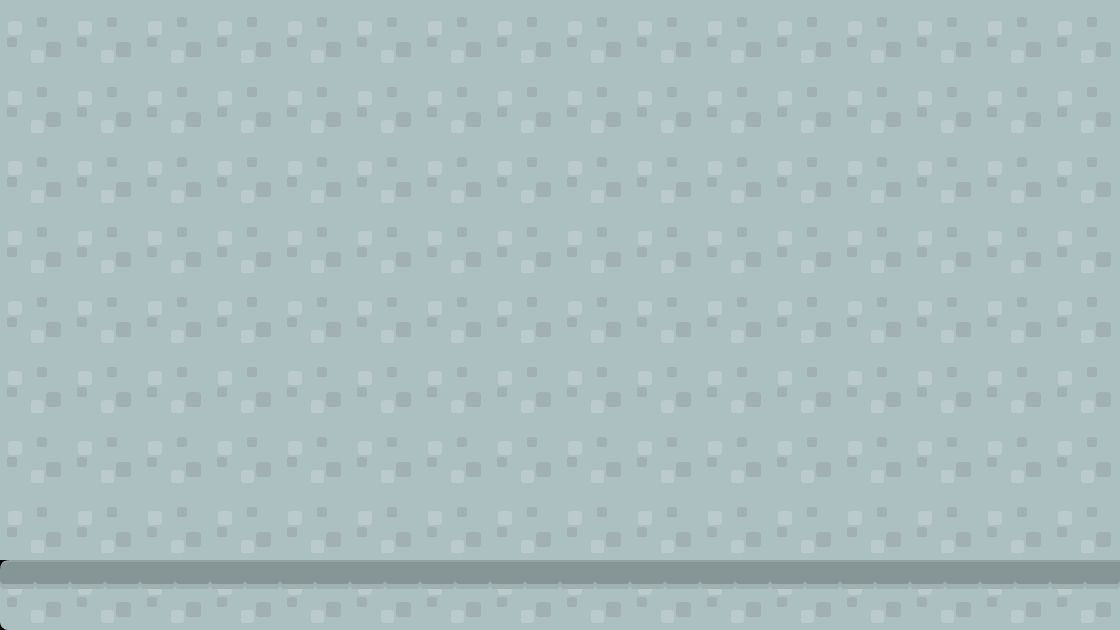

This is a level from a 2D game, rendered from its Tiled map with the project's own tilesets. A one-line summary and the map file follow, with tile-layer data summarised:
An orthogonal 16x9 tile map with 70x70 px tiles, 2 tile layers (background, collisions), 2 tilesets.

<map version="1.0" orientation="orthogonal" renderorder="right-down" width="16" height="9" tilewidth="70" tileheight="70">
 <tileset firstgid="1" name="background-tiles" tilewidth="70" tileheight="70">
  <image source="../img/background-tiles.png" width="910" height="910" />
 </tileset>
 <tileset firstgid="170" name="meta-tiles" tilewidth="70" tileheight="70">
  <image source="../img/meta-tiles.png" width="350" height="70" />
 </tileset>
 <layer name="background" width="16" height="9">
  <data>[144 cells, 144 non-empty, 3 distinct tile ids]</data>
 </layer>
 <layer name="collisions" width="16" height="9">
  <data>[144 cells, 0 non-empty, 0 distinct tile ids]</data>
 </layer>
</map>
